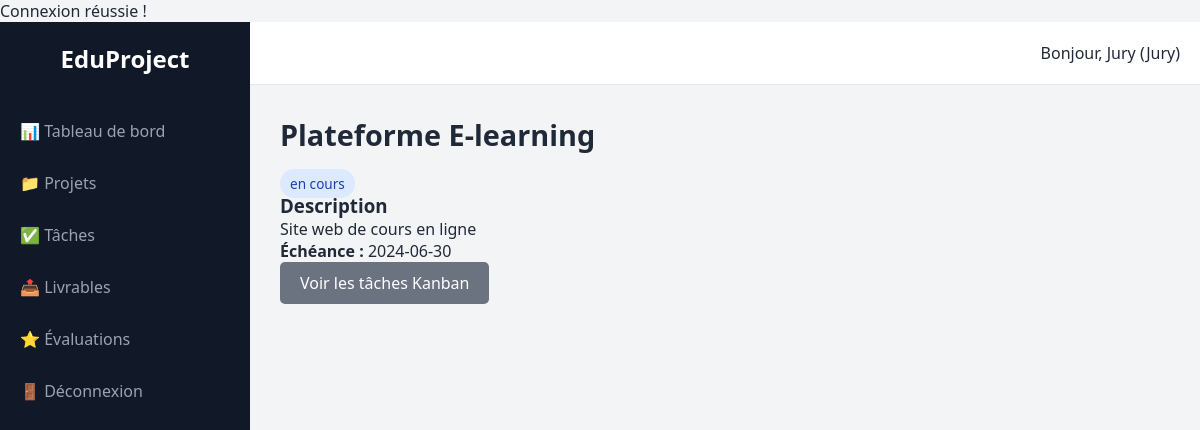
The page /project_detail.php?id=1 (signed in) on the database its author committed.
### tables this page shows
CREATE TABLE projects (
    id INT AUTO_INCREMENT PRIMARY KEY,
    title VARCHAR(150),
    description TEXT,
    status ENUM('proposé', 'validé', 'en cours', 'en retard', 'livré', 'soutenu', 'clôturé') DEFAULT 'proposé',
    start_date DATE,
    end_date DATE,
    created_by INT,
    supervisor_id INT NULL,
    created_at TIMESTAMP DEFAULT CURRENT_TIMESTAMP,
    FOREIGN KEY (created_by) REFERENCES users(id),
    FOREIGN KEY (supervisor_id) REFERENCES users(id)
);

### project_detail.php (the view, shortened to what this page needs)
<?php
require_once 'includes/db.php';
$projectId = $_GET['id'] ?? 0;
$stmt = $pdo->prepare("SELECT * FROM projects WHERE id = ?");
$stmt->execute([$projectId]);
$project = $stmt->fetch();
include 'includes/header.php';
?>
<h1><?= htmlspecialchars($project['title']) ?></h1>
<p><span class="badge status-<?= str_replace(' ', '-', $project['status']) ?>"><?= $project['status'] ?></span></p>
<div class="card">
    <h3>Description</h3>
    <p><?= nl2br(htmlspecialchars($project['description'])) ?></p>
    <p><strong>Échéance :</strong> <?= $project['end_date'] ?></p>
</div>
<a href="tasks.php?project_id=<?= $project['id'] ?>" class="btn btn-secondary">Voir les tâches Kanban</a>
<?php include 'includes/footer.php'; ?>

### assets/css/style.css (style rules this page uses)
:root { --primary: #1A56DB; --sidebar-bg: #111827; --bg: #F3F4F6; --text: #1F2937; --card-bg: #FFFFFF; }
* { box-sizing: border-box; margin: 0; padding: 0; font-family: 'Segoe UI', Tahoma, Geneva, Verdana, sans-serif; }
body { background-color: var(--bg); color: var(--text); }
h1 { margin-bottom: 20px; font-size: 1.8rem; }
.btn { padding: 10px 20px; border: none; border-radius: 5px; cursor: pointer; text-decoration: none; display: inline-block; }
.btn-secondary { background: #6B7280; color: white; }
.badge { padding: 5px 10px; border-radius: 20px; font-size: 0.85rem; background: #E5E7EB; color: #374151; }
.status-en-cours { background: #DBEAFE; color: #1E40AF; }

### rows shown on the page
projects: title "Plateforme E-learning", status "en cours", description "Site web de cours en ligne", end_date "2024-06-30"

### other values the page prints
$_SESSION['first_name'] "Jury"
$_SESSION['role'] "Jury"
